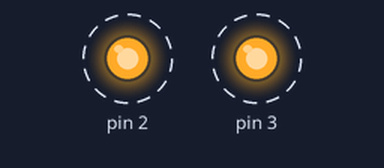
The sketch below on a simulated Arduino Uno, built with avr-gcc and run on an emulated ATmega328P. Parts: output pins drawn as LEDs (lit = HIGH). Dashed ring = blinking. What the sketch prints to the serial monitor is not drawn.

Above: at 0.2 s.
Timing chart, 0 to 3.0 s (numbered marks = the images above):
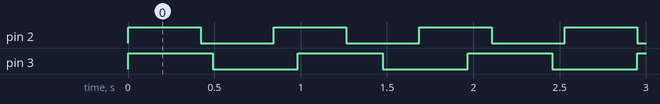

Measured:
- by itself, pin 2: alternates HIGH for 0.42 s and LOW for 0.42 s
- by itself, pin 3: alternates HIGH for 0.49 s and LOW for 0.49 s
- by itself, everything shown: repeats every 5.9 s, in 24 steps

The sketch:

LED_multi.ino
```cpp
int c;
void setup() {
  Serial.begin(9600);
  // put your setup code here, to run once:
  pinMode(2, OUTPUT);
  pinMode(3, OUTPUT);
  c = 0;
}

void loop() {
  Serial.print("running");
  if (c%6 == 0){
    Serial.print("green");
    if (digitalRead(2) == HIGH){
      digitalWrite(2, LOW);
    } else if (digitalRead(2) == LOW){
      digitalWrite(2, HIGH);
    }
  }
  if (c%7 == 0){
    Serial.print("red");
    if (digitalRead(3) == HIGH){
      digitalWrite(3, LOW);
    } else if (digitalRead(3) == LOW){
      digitalWrite(3, HIGH);
    }
  }
  c++;
  delay(70);
  Serial.println(c);
}
```
